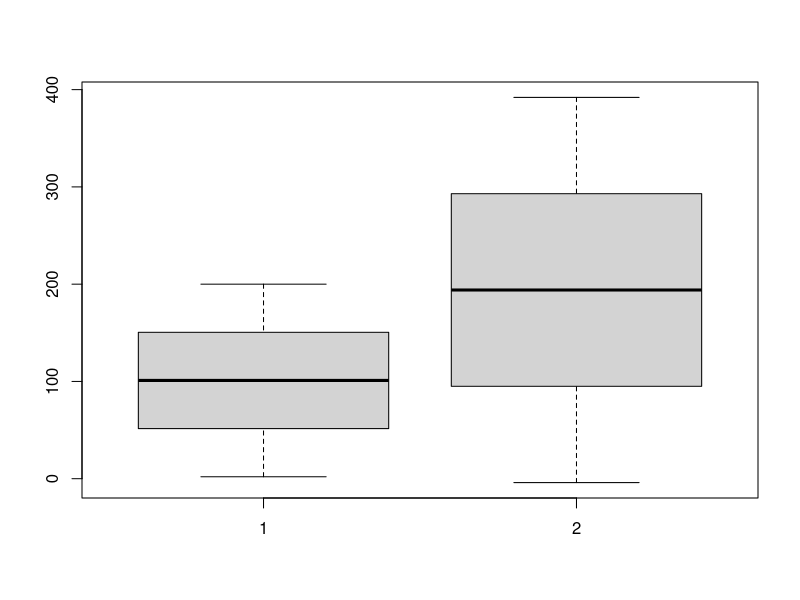
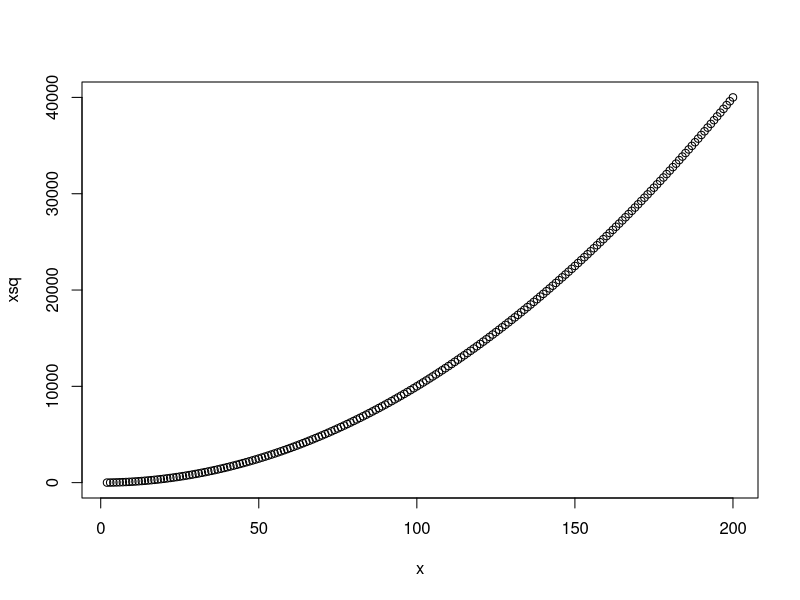
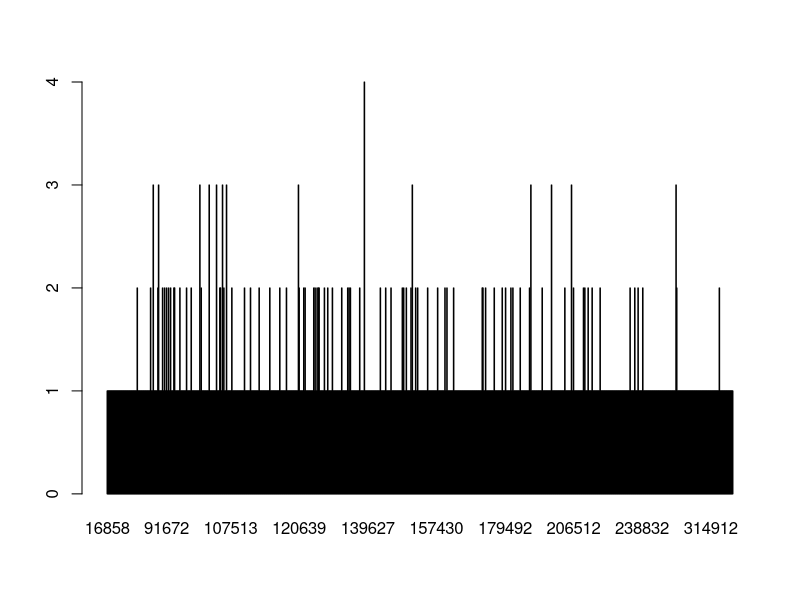
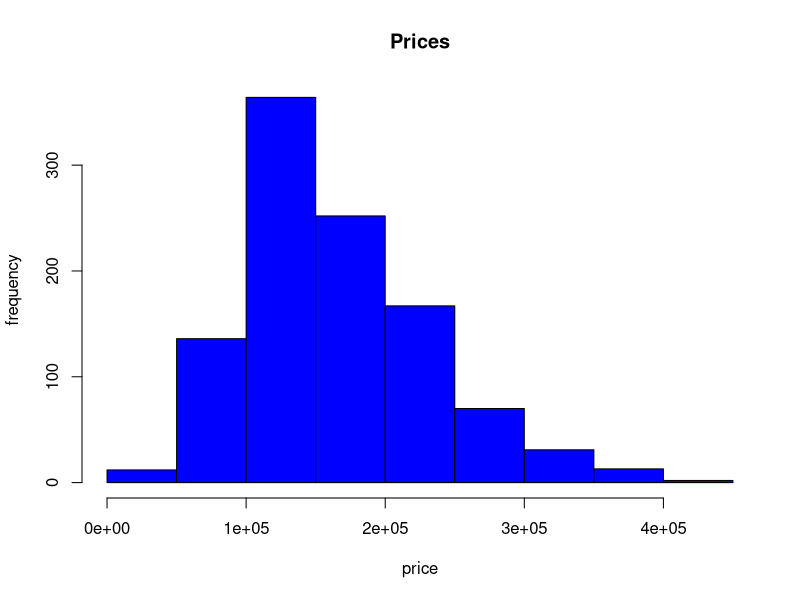

Recreate these plots in R, in order.
library(readxl)
library(readr)
setwd("C:/Users/Reetinder/Desktop/R")

getwd()

houseprices= read_csv("houseprices-1.csv")
summary(houseprices)
table(houseprices$Bedrooms)
summary(houseprices$Bedrooms)

table(houseprices$Age)


houseprices1 <- houseprices[which(houseprices$Price<=50000),]

houseprices1

houseprices2 <- houseprices[which(houseprices$Price<=50000 & houseprices$Bedrooms==3 ),]
houseprices2

x<-(2:200)
y<-2*x-8
boxplot(x,y)
xsq=x^2
plot(x,xsq)


barplot(table(houseprices$Price))

hist(houseprices$Price,main="Prices",xlab="price",ylab="frequency",col="blue")
